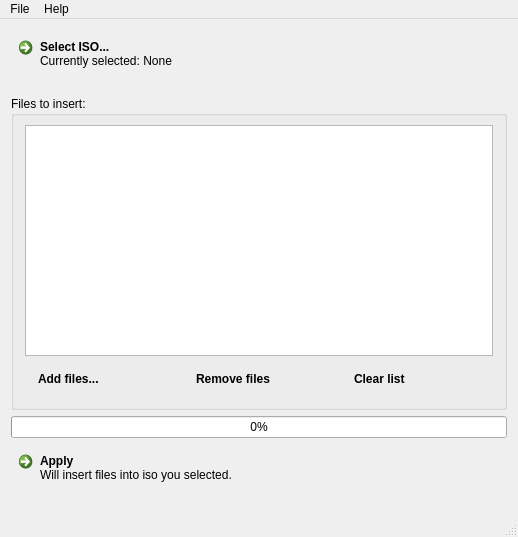
<?xml version="1.0" encoding="UTF-8"?>
<ui version="4.0">
 <class>MainWindow</class>
 <widget class="QMainWindow" name="MainWindow">
  <property name="geometry">
   <rect>
    <x>0</x>
    <y>0</y>
    <width>512</width>
    <height>537</height>
   </rect>
  </property>
  <property name="acceptDrops">
   <bool>true</bool>
  </property>
  <property name="windowTitle">
   <string>Idolmaster SP patcher</string>
  </property>
  <property name="windowIcon">
   <iconset resource="resource.qrc">
    <normaloff>:/icons/imas.ico</normaloff>:/icons/imas.ico</iconset>
  </property>
  <property name="unifiedTitleAndToolBarOnMac">
   <bool>false</bool>
  </property>
  <widget class="QWidget" name="centralWidget">
   <layout class="QVBoxLayout" name="verticalLayout">
    <item>
     <widget class="QCommandLinkButton" name="selectIsoButton">
      <property name="sizePolicy">
       <sizepolicy hsizetype="Preferred" vsizetype="Expanding">
        <horstretch>0</horstretch>
        <verstretch>0</verstretch>
       </sizepolicy>
      </property>
      <property name="maximumSize">
       <size>
        <width>16777215</width>
        <height>60</height>
       </size>
      </property>
      <property name="text">
       <string>Select ISO...</string>
      </property>
      <property name="icon">
       <iconset resource="resource.qrc">
        <normaloff>:/icons/icons/disk.png</normaloff>:/icons/icons/disk.png</iconset>
      </property>
      <property name="iconSize">
       <size>
        <width>48</width>
        <height>48</height>
       </size>
      </property>
      <property name="description">
       <string>Currently selected: None</string>
      </property>
     </widget>
    </item>
    <item>
     <widget class="QGroupBox" name="groupBox">
      <property name="title">
       <string>Files to insert:</string>
      </property>
      <layout class="QVBoxLayout" name="verticalLayout_2">
       <property name="topMargin">
        <number>9</number>
       </property>
       <item>
        <widget class="QListWidget" name="listWidget">
         <property name="dragEnabled">
          <bool>true</bool>
         </property>
         <property name="dragDropOverwriteMode">
          <bool>true</bool>
         </property>
         <property name="selectionMode">
          <enum>QAbstractItemView::ExtendedSelection</enum>
         </property>
         <property name="movement">
          <enum>QListView::Static</enum>
         </property>
         <property name="viewMode">
          <enum>QListView::ListMode</enum>
         </property>
         <property name="uniformItemSizes">
          <bool>true</bool>
         </property>
        </widget>
       </item>
       <item>
        <layout class="QHBoxLayout" name="horizontalLayout">
         <item>
          <widget class="QCommandLinkButton" name="addFileButton">
           <property name="text">
            <string>Add files...</string>
           </property>
           <property name="iconSize">
            <size>
             <width>0</width>
             <height>0</height>
            </size>
           </property>
          </widget>
         </item>
         <item>
          <widget class="QCommandLinkButton" name="removeFileButton">
           <property name="text">
            <string>Remove files</string>
           </property>
           <property name="iconSize">
            <size>
             <width>0</width>
             <height>0</height>
            </size>
           </property>
          </widget>
         </item>
         <item>
          <widget class="QCommandLinkButton" name="deleteFileButton">
           <property name="text">
            <string>Clear list</string>
           </property>
           <property name="iconSize">
            <size>
             <width>0</width>
             <height>0</height>
            </size>
           </property>
          </widget>
         </item>
        </layout>
       </item>
      </layout>
     </widget>
    </item>
    <item>
     <widget class="QProgressBar" name="progressBar">
      <property name="value">
       <number>0</number>
      </property>
     </widget>
    </item>
    <item>
     <widget class="QCommandLinkButton" name="doItButton">
      <property name="enabled">
       <bool>true</bool>
      </property>
      <property name="sizePolicy">
       <sizepolicy hsizetype="Preferred" vsizetype="Expanding">
        <horstretch>0</horstretch>
        <verstretch>0</verstretch>
       </sizepolicy>
      </property>
      <property name="maximumSize">
       <size>
        <width>16777215</width>
        <height>60</height>
       </size>
      </property>
      <property name="cursor">
       <cursorShape>ArrowCursor</cursorShape>
      </property>
      <property name="layoutDirection">
       <enum>Qt::LeftToRight</enum>
      </property>
      <property name="text">
       <string>Apply</string>
      </property>
      <property name="icon">
       <iconset resource="resource.qrc">
        <normaloff>:/icons/icons/work.png</normaloff>:/icons/icons/work.png</iconset>
      </property>
      <property name="iconSize">
       <size>
        <width>48</width>
        <height>48</height>
       </size>
      </property>
      <property name="description">
       <string>Will insert files into iso you selected.</string>
      </property>
     </widget>
    </item>
   </layout>
  </widget>
  <widget class="QStatusBar" name="statusBar">
   <property name="sizeGripEnabled">
    <bool>true</bool>
   </property>
  </widget>
  <widget class="QMenuBar" name="menuBar">
   <property name="geometry">
    <rect>
     <x>0</x>
     <y>0</y>
     <width>512</width>
     <height>22</height>
    </rect>
   </property>
   <widget class="QMenu" name="menuFile">
    <property name="title">
     <string>File</string>
    </property>
    <addaction name="actionExit"/>
   </widget>
   <widget class="QMenu" name="menuHelp">
    <property name="title">
     <string>Help</string>
    </property>
    <addaction name="actionAbout"/>
   </widget>
   <addaction name="menuFile"/>
   <addaction name="menuHelp"/>
  </widget>
  <action name="actionAbout">
   <property name="text">
    <string>About imas-patcher...</string>
   </property>
   <property name="shortcut">
    <string>F1</string>
   </property>
   <property name="menuRole">
    <enum>QAction::AboutRole</enum>
   </property>
   <property name="iconVisibleInMenu">
    <bool>false</bool>
   </property>
  </action>
  <action name="actionExit">
   <property name="text">
    <string>Exit</string>
   </property>
   <property name="shortcut">
    <string>Ctrl+Q</string>
   </property>
   <property name="shortcutContext">
    <enum>Qt::WindowShortcut</enum>
   </property>
   <property name="menuRole">
    <enum>QAction::QuitRole</enum>
   </property>
   <property name="iconVisibleInMenu">
    <bool>false</bool>
   </property>
  </action>
 </widget>
 <layoutdefault spacing="6" margin="11"/>
 <resources>
  <include location="resource.qrc"/>
 </resources>
 <connections/>
</ui>
